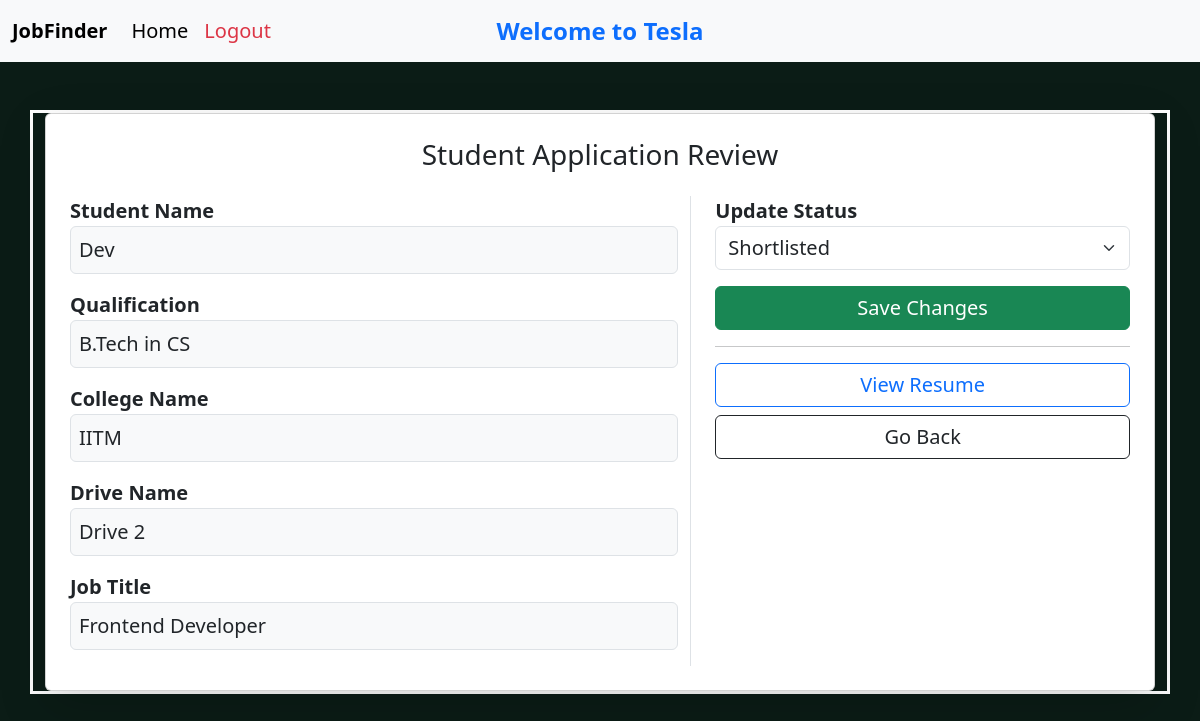
The app's page /company/reivew_application/3/update (signed in) with its own data.
### backend/models.py (models this page shows)
class BaseModel(db.Model):
    __abstract__ = True # Does not create table in db
    id = db.Column(db.Integer, primary_key = True)
    created_at = db.Column(db.DateTime(timezone = True), default = lambda:datetime.now(timezone.utc))
    updated_at = db.Column(db.DateTime(timezone = True), default = lambda:datetime.now(timezone.utc), onupdate = lambda:datetime.now(timezone.utc))

class Company_Profile(BaseModel):
    __tablename__ = "company_profile"
    company_name = db.Column(db.String, nullable = False)
    Hr_contact = db.Column(db.Integer, nullable = False)
    description = db.Column(db.String, nullable = False)
    company_type = db.Column(db.String, nullable = False)
    company_field = db.Column(db.String, nullable = False)
    website = db.Column(db.String, nullable = False)
    approval_status = db.Column(db.String, default = 'pending')
    is_blacklisted = db.Column(db.Boolean, default = False)
    user_id = db.Column(db.Integer, db.ForeignKey("user.id", ondelete = "CASCADE"), nullable = False, unique =True)
    placement_drives = db.relationship("Placement_Drive", backref = "company_profile", lazy = True, cascade = "all, delete")

class Student_Profile(BaseModel):
    __tablename__ = "student_profile"
    fullname = db.Column(db.String, nullable = False)
    age= db.Column(db.Integer, nullable = False)
    gender = db.Column(db.String, nullable = False)
    qualification = db.Column(db.String, nullable = False)
    college_name = db.Column(db.String, nullable = False)
    experience = db.Column(db.Integer)
    contact_no = db.Column(db.Integer, nullable = False)
    skill = db.Column(db.String, nullable = False)
    resume = db.Column(db.String)
    is_blacklisted = db.Column(db.Boolean, default = False)
    is_active = db.Column(db.Boolean, default = True)
    user_id = db.Column(db.Integer, db.ForeignKey("user.id", ondelete = "CASCADE"), nullable = False, unique = True)
    applications = db.relationship("Application", backref = "student_profile", cascade = "all, delete", lazy = True)

class Placement_Drive(BaseModel):
    __tablename__ = "placement_drive"
    drive_name = db.Column(db.String, nullable = False)
    job_title = db.Column(db.String, nullable = False)
    job_desc = db.Column(db.String, nullable = False)
    eligibility_criteria = db.Column(db.String, nullable = False)
    salary = db.Column(db.Integer)
    application_deadline = db.Column(db.Date, nullable = False)
    status = db.Column(db.String, default = 'pending')
    drive_status = db.Column(db.String, default = 'not_complete')
    company_id = db.Column(db.Integer, db.ForeignKey("company_profile.id", ondelete = "CASCADE"), nullable = False)
    applications = db.relationship("Application", backref = "placement_drive", cascade = "all, delete", lazy = True)

class Application(BaseModel):
    __tablename__ = "application"
    status = db.Column(db.Enum("Applied", "Shortlisted", "Selected", "Rejected", name = "status"), default = 'Applied', nullable = False)
    student_id = db.Column(db.Integer, db.ForeignKey("student_profile.id", ondelete = "CASCADE"), nullable = False)
    drive_id = db.Column(db.Integer, db.ForeignKey("placement_drive.id", ondelete = "CASCADE"), nullable = False)
    __table_args__ = (db.UniqueConstraint("student_id", "drive_id", name = "unique_student_drive"),)

### backend/controllers.py (the view, shortened to what this page needs)
@app.route("/company/reivew_application/<int:id>/update", methods = ["GET","POST"])
def review_applications(id):
    if session.get("role") != "company":
        return redirect(url_for("index"))
    company = Company_Profile.query.filter_by(user_id = session["user_id"]).first()
    application = Application.query.get_or_404(id)
    if application.placement_drive.company_id != company.id:
        abort(403)
    return render_template("Company/update_student_application.html", id = id , applications = application, company = company)

### templates/Company/update_student_application.html (shortened to what this page needs)
{% extends "Company/company_base.html" %}
{% block content %}
<div class="container mt-5 fs-5">
    <div class="card shadow-lg p-4">
        <h3 class="text-center mb-4">Student Application Review</h3>
        <div class="row">
            <div class="col-md-7">
                <div class="mb-3">
                    <label class="fw-bold">Student Name</label>
                    <div class="border rounded p-2 bg-light">
                        {{ applications.student_profile.fullname }}
                    </div>
                </div>
                <div class="mb-3">
                    <label class="fw-bold">Qualification</label>
                    <div class="border rounded p-2 bg-light">
                        {{ applications.student_profile.qualification }}
                    </div>
                </div>
                <div class="mb-3">
                    <label class="fw-bold">College Name</label>
                    <div class="border rounded p-2 bg-light">
                        {{ applications.student_profile.college_name }}
                    </div>
                </div>
                <div class="mb-3">
                    <label class="fw-bold">Drive Name</label>
                    <div class="border rounded p-2 bg-light">
                        {{ applications.placement_drive.drive_name }}
                    </div>
                </div>
                <div class="mb-3">
                    <label class="fw-bold">Job Title</label>
                    <div class="border rounded p-2 bg-light">
                        {{ applications.placement_drive.job_title }}
                    </div>
                </div>
            </div>
            <div class="col-md-5 border-start ps-4">
                <label class=" fw-bold fs-5">Update Status</label>
                <form method="POST">
                    <div class="mb-3">
                        <select name="status" class="form-select fs-5">
                            <option value="Shortlisted"
                                {% if applications.status == "Shortlisted" %}selected{% endif %}>
                                Shortlisted
                            </option>
                        </select>
                    </div>
                    <button type="submit" class="btn btn-success w-100 fs-5">
                        Save Changes
                    </button>
                </form>
                <hr>
                {% if applications.student_profile.resume %}
                <a href="{{ url_for('static', filename = 'resumes/' ~ applications.student_profile.resume) }}"
                    class="btn btn-md btn-outline-primary w-100 mb-2 fs-5" target="_blank">
                    View Resume
                </a>
                {% endif %}
                <a href="{{url_for("view_application_by_company", id = applications.placement_drive.id)}}"
                   class="btn btn-outline-dark w-100 fs-5">
                    Go Back
                </a>
            </div>
        </div>
    </div>
</div>
{% endblock %}

### templates/Company/company_base.html (shortened to what this page needs)
<!doctype html>
<html lang="en">
<head>
    <link href="https://cdn.jsdelivr.net/npm/bootstrap@5.3.8/dist/css/bootstrap.min.css" rel="stylesheet"
>
</head>
<body>
    <nav class="navbar navbar-expand-lg bg-body-tertiary position-relative fs-5">
        <div class="container-fluid">
            <a class="navbar-brand fw-bold" href="#">JobFinder</a>
            <div class="collapse navbar-collapse" id="navbarSupportedContent">
                <ul class="navbar-nav">
                    <li class="nav-item">
                        <a class="nav-link active" aria-current="page" href="{{url_for("company_home")}}">Home</a>
                    </li>
                    <li class="nav-item">
                        <a class="nav-link active text-danger" aria-disabled="true" href="/logout">Logout</a>
                    </li>
                </ul>
                <div class="position-absolute start-50 translate-middle-x fw-semibold fs-4 text-primary">
                Welcome to {{company.company_name}}
            </div>
            </div>
        </div>
    </nav>
    {% block content %}
    {% endblock %}
</body>
</html>

### templates/Company/company_base.html (style rules this page uses)
body { background-color: #0b1c16; }
.container { margin-top: 50px; border: 3px solid white; }

### records on screen
Company_Profile: company_name "Tesla"
Student_Profile: student_profile.fullname "Dev", student_profile.qualification "B.Tech in CS", student_profile.college_name "IITM"
Placement_Drive: placement_drive.drive_name "Drive 2", placement_drive.job_title "Frontend Developer"
Application: status "Shortlisted"
